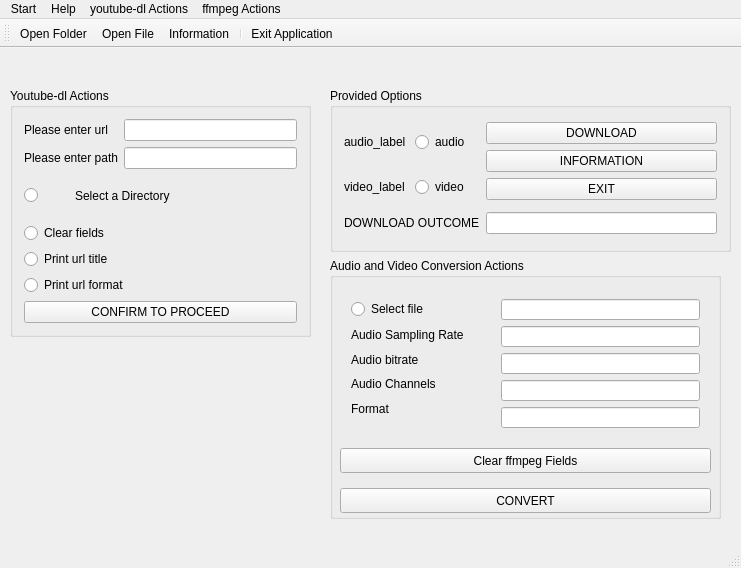
<?xml version="1.0" encoding="UTF-8"?>
<ui version="4.0">
 <class>YoutubeDl</class>
 <widget class="QMainWindow" name="YoutubeDl">
  <property name="geometry">
   <rect>
    <x>0</x>
    <y>0</y>
    <width>741</width>
    <height>568</height>
   </rect>
  </property>
  <property name="windowTitle">
   <string>Welcome to Youtube-dl Utility</string>
  </property>
  <widget class="QWidget" name="centralWidget">
   <widget class="QGroupBox" name="url_and_paths_groupBox">
    <property name="geometry">
     <rect>
      <x>10</x>
      <y>40</y>
      <width>301</width>
      <height>249</height>
     </rect>
    </property>
    <property name="title">
     <string>Youtube-dl Actions</string>
    </property>
    <layout class="QGridLayout" name="gridLayout">
     <item row="0" column="0">
      <layout class="QHBoxLayout" name="horizontalLayout_2">
       <item>
        <layout class="QVBoxLayout" name="verticalLayout">
         <item>
          <widget class="QLabel" name="url_label">
           <property name="text">
            <string>Please enter url</string>
           </property>
          </widget>
         </item>
         <item>
          <widget class="QLabel" name="path_label">
           <property name="text">
            <string>Please enter path</string>
           </property>
          </widget>
         </item>
        </layout>
       </item>
       <item>
        <layout class="QVBoxLayout" name="verticalLayout_2">
         <item>
          <widget class="QLineEdit" name="url_lineEdit"/>
         </item>
         <item>
          <widget class="QLineEdit" name="dir_lineEdit"/>
         </item>
        </layout>
       </item>
      </layout>
     </item>
     <item row="1" column="0">
      <layout class="QHBoxLayout" name="horizontalLayout">
       <item>
        <widget class="QRadioButton" name="explore_directory_radioButton">
         <property name="text">
          <string/>
         </property>
        </widget>
       </item>
       <item>
        <widget class="QLabel" name="explore_directory_label">
         <property name="text">
          <string>Select a Directory                                      </string>
         </property>
         <property name="alignment">
          <set>Qt::AlignLeading|Qt::AlignLeft|Qt::AlignVCenter</set>
         </property>
        </widget>
       </item>
      </layout>
     </item>
     <item row="2" column="0">
      <widget class="QRadioButton" name="clear_fields_radioButton">
       <property name="text">
        <string>Clear fields</string>
       </property>
      </widget>
     </item>
     <item row="3" column="0">
      <layout class="QVBoxLayout" name="verticalLayout_3">
       <item>
        <widget class="QRadioButton" name="print_url_title_radioButton">
         <property name="text">
          <string>Print url title</string>
         </property>
        </widget>
       </item>
       <item>
        <widget class="QRadioButton" name="print_url_format_radioButton">
         <property name="text">
          <string>Print url format</string>
         </property>
        </widget>
       </item>
      </layout>
     </item>
     <item row="4" column="0">
      <widget class="QPushButton" name="confirm_button">
       <property name="text">
        <string>CONFIRM TO PROCEED</string>
       </property>
      </widget>
     </item>
    </layout>
   </widget>
   <widget class="QGroupBox" name="provided_options_groupBox">
    <property name="geometry">
     <rect>
      <x>330</x>
      <y>40</y>
      <width>401</width>
      <height>164</height>
     </rect>
    </property>
    <property name="title">
     <string>Provided Options</string>
    </property>
    <layout class="QGridLayout" name="gridLayout_2">
     <item row="0" column="0">
      <widget class="QLabel" name="audio_label">
       <property name="text">
        <string>audio_label</string>
       </property>
      </widget>
     </item>
     <item row="0" column="1">
      <widget class="QRadioButton" name="audio_radioButton">
       <property name="text">
        <string>audio</string>
       </property>
      </widget>
     </item>
     <item row="0" column="2" rowspan="2">
      <layout class="QVBoxLayout" name="verticalLayout_4">
       <item>
        <widget class="QPushButton" name="download_button">
         <property name="text">
          <string>DOWNLOAD</string>
         </property>
        </widget>
       </item>
       <item>
        <widget class="QPushButton" name="information_button">
         <property name="text">
          <string>INFORMATION</string>
         </property>
        </widget>
       </item>
       <item>
        <widget class="QPushButton" name="exit_button">
         <property name="text">
          <string>EXIT</string>
         </property>
        </widget>
       </item>
      </layout>
     </item>
     <item row="1" column="0">
      <widget class="QLabel" name="video_label">
       <property name="text">
        <string>video_label</string>
       </property>
      </widget>
     </item>
     <item row="1" column="1">
      <widget class="QRadioButton" name="video_radioButton">
       <property name="text">
        <string>video</string>
       </property>
      </widget>
     </item>
     <item row="2" column="0" colspan="2">
      <widget class="QLabel" name="download_status_label">
       <property name="text">
        <string>DOWNLOAD OUTCOME</string>
       </property>
      </widget>
     </item>
     <item row="2" column="2">
      <widget class="QLineEdit" name="download_status_lineEdit"/>
     </item>
    </layout>
   </widget>
   <widget class="QGroupBox" name="ffmpge_actions_groupBox">
    <property name="geometry">
     <rect>
      <x>330</x>
      <y>210</y>
      <width>391</width>
      <height>261</height>
     </rect>
    </property>
    <property name="title">
     <string>Audio and Video Conversion Actions</string>
    </property>
    <widget class="QPushButton" name="convert_pushButton">
     <property name="geometry">
      <rect>
       <x>10</x>
       <y>230</y>
       <width>371</width>
       <height>25</height>
      </rect>
     </property>
     <property name="text">
      <string>CONVERT</string>
     </property>
    </widget>
    <widget class="QPushButton" name="clear_ffmpeg_fields_pushButton">
     <property name="geometry">
      <rect>
       <x>10</x>
       <y>190</y>
       <width>371</width>
       <height>25</height>
      </rect>
     </property>
     <property name="text">
      <string>Clear ffmpeg Fields</string>
     </property>
    </widget>
    <widget class="QWidget" name="layoutWidget">
     <property name="geometry">
      <rect>
       <x>160</x>
       <y>30</y>
       <width>221</width>
       <height>151</height>
      </rect>
     </property>
     <layout class="QVBoxLayout" name="verticalLayout_5">
      <item>
       <widget class="QLineEdit" name="chosen_file_lineEdit"/>
      </item>
      <item>
       <widget class="QLineEdit" name="sampling_rate_lineEdit"/>
      </item>
      <item>
       <widget class="QLineEdit" name="bitrate_lineEdit"/>
      </item>
      <item>
       <widget class="QLineEdit" name="channels_lineEdit"/>
      </item>
      <item>
       <widget class="QLineEdit" name="format_lineEdit"/>
      </item>
     </layout>
    </widget>
    <widget class="QWidget" name="layoutWidget">
     <property name="geometry">
      <rect>
       <x>10</x>
       <y>30</y>
       <width>151</width>
       <height>141</height>
      </rect>
     </property>
     <layout class="QVBoxLayout" name="verticalLayout_6">
      <item>
       <widget class="QRadioButton" name="old_filename_radioButton">
        <property name="text">
         <string>Select file</string>
        </property>
       </widget>
      </item>
      <item>
       <widget class="QLabel" name="sampling_rate_label">
        <property name="text">
         <string>Audio Sampling Rate</string>
        </property>
       </widget>
      </item>
      <item>
       <widget class="QLabel" name="bitrate_label">
        <property name="text">
         <string>Audio bitrate</string>
        </property>
       </widget>
      </item>
      <item>
       <widget class="QLabel" name="sampling_rate_label_2">
        <property name="text">
         <string>Audio Channels</string>
        </property>
       </widget>
      </item>
      <item>
       <widget class="QLabel" name="format_label">
        <property name="text">
         <string>Format</string>
        </property>
       </widget>
      </item>
     </layout>
    </widget>
   </widget>
  </widget>
  <widget class="QMenuBar" name="menuBar">
   <property name="geometry">
    <rect>
     <x>0</x>
     <y>0</y>
     <width>741</width>
     <height>22</height>
    </rect>
   </property>
   <widget class="QMenu" name="menuAbout">
    <property name="title">
     <string>Start</string>
    </property>
    <addaction name="separator"/>
    <addaction name="separator"/>
    <addaction name="open_folder_action"/>
    <addaction name="open_file_action"/>
    <addaction name="information_action"/>
    <addaction name="exit_application_action"/>
   </widget>
   <widget class="QMenu" name="menuHelp">
    <property name="title">
     <string>Help</string>
    </property>
    <addaction name="about_app_action"/>
    <addaction name="about_author_action"/>
    <addaction name="actionAbout_Youtube_dl_Utility"/>
   </widget>
   <widget class="QMenu" name="menuVersioning">
    <property name="title">
     <string>youtube-dl Actions</string>
    </property>
    <addaction name="actionyoutube_dl_command_version"/>
    <addaction name="actionInstall_youtube_dl_command"/>
    <addaction name="actionUpdate_youtube_dl_command"/>
    <addaction name="actionRemove_youtube_dl_command"/>
   </widget>
   <widget class="QMenu" name="menuffmpeg_Actions">
    <property name="title">
     <string>ffmpeg Actions</string>
    </property>
    <addaction name="actionffmpeg_version"/>
    <addaction name="actionInstall_ffmpeg_command"/>
    <addaction name="actionRemove_ffmpeg_command"/>
   </widget>
   <addaction name="menuAbout"/>
   <addaction name="menuHelp"/>
   <addaction name="menuVersioning"/>
   <addaction name="menuffmpeg_Actions"/>
  </widget>
  <widget class="QStatusBar" name="statusBar"/>
  <widget class="QToolBar" name="mainToolBar">
   <attribute name="toolBarArea">
    <enum>TopToolBarArea</enum>
   </attribute>
   <attribute name="toolBarBreak">
    <bool>false</bool>
   </attribute>
   <addaction name="open_folder_action"/>
   <addaction name="open_file_action"/>
   <addaction name="information_action"/>
   <addaction name="separator"/>
   <addaction name="exit_application_action"/>
  </widget>
  <action name="open_folder_action">
   <property name="icon">
    <iconset resource="icons/icons.qrc">
     <normaloff>:/open_folder.png</normaloff>:/open_folder.png</iconset>
   </property>
   <property name="text">
    <string>Open Folder</string>
   </property>
  </action>
  <action name="information_action">
   <property name="icon">
    <iconset resource="icons/icons.qrc">
     <normaloff>:/help.png</normaloff>:/help.png</iconset>
   </property>
   <property name="text">
    <string>Information</string>
   </property>
  </action>
  <action name="exit_application_action">
   <property name="icon">
    <iconset resource="icons/icons.qrc">
     <normaloff>:/exit.png</normaloff>:/exit.png</iconset>
   </property>
   <property name="text">
    <string>Exit Application</string>
   </property>
  </action>
  <action name="about_app_action">
   <property name="icon">
    <iconset resource="icons/icons.qrc">
     <normaloff>:/about.png</normaloff>:/about.png</iconset>
   </property>
   <property name="text">
    <string>About</string>
   </property>
  </action>
  <action name="about_author_action">
   <property name="icon">
    <iconset resource="icons/icons.qrc">
     <normaloff>:/about_author.png</normaloff>:/about_author.png</iconset>
   </property>
   <property name="text">
    <string>About Author</string>
   </property>
  </action>
  <action name="actionAbout_Youtube_dl_Utility">
   <property name="icon">
    <iconset resource="icons/icons.qrc">
     <normaloff>:/ytb.png</normaloff>:/ytb.png</iconset>
   </property>
   <property name="text">
    <string>About Youtube-dl Utility</string>
   </property>
  </action>
  <action name="actionyoutube_dl_command_version">
   <property name="icon">
    <iconset resource="icons/icons.qrc">
     <normaloff>:/version.png</normaloff>:/version.png</iconset>
   </property>
   <property name="text">
    <string>youtube-dl command version</string>
   </property>
  </action>
  <action name="actionInstall_youtube_dl_command">
   <property name="icon">
    <iconset resource="icons/icons.qrc">
     <normaloff>:/install.png</normaloff>:/install.png</iconset>
   </property>
   <property name="text">
    <string>Install youtube-dl command</string>
   </property>
  </action>
  <action name="actionUpdate_youtube_dl_command">
   <property name="icon">
    <iconset resource="icons/icons.qrc">
     <normaloff>:/update.png</normaloff>:/update.png</iconset>
   </property>
   <property name="text">
    <string>Update youtube-dl command</string>
   </property>
  </action>
  <action name="actionRemove_youtube_dl_command">
   <property name="icon">
    <iconset resource="icons/icons.qrc">
     <normaloff>:/remove.png</normaloff>:/remove.png</iconset>
   </property>
   <property name="text">
    <string>Remove youtube-dl command</string>
   </property>
  </action>
  <action name="actionffmpeg_version">
   <property name="icon">
    <iconset resource="icons/icons.qrc">
     <normaloff>:/version.png</normaloff>:/version.png</iconset>
   </property>
   <property name="text">
    <string>ffmpeg command version</string>
   </property>
  </action>
  <action name="actionInstall_ffmpeg_command">
   <property name="icon">
    <iconset resource="icons/icons.qrc">
     <normaloff>:/install.png</normaloff>:/install.png</iconset>
   </property>
   <property name="text">
    <string>Install ffmpeg command</string>
   </property>
  </action>
  <action name="actionRemove_ffmpeg_command">
   <property name="icon">
    <iconset resource="icons/icons.qrc">
     <normaloff>:/remove.png</normaloff>:/remove.png</iconset>
   </property>
   <property name="text">
    <string>Remove ffmpeg command</string>
   </property>
  </action>
  <action name="open_file_action">
   <property name="icon">
    <iconset resource="icons/icons.qrc">
     <normaloff>:/open_file.png</normaloff>:/open_file.png</iconset>
   </property>
   <property name="text">
    <string>Open File</string>
   </property>
  </action>
 </widget>
 <layoutdefault spacing="6" margin="11"/>
 <resources>
  <include location="icons/icons.qrc"/>
 </resources>
 <connections/>
</ui>
